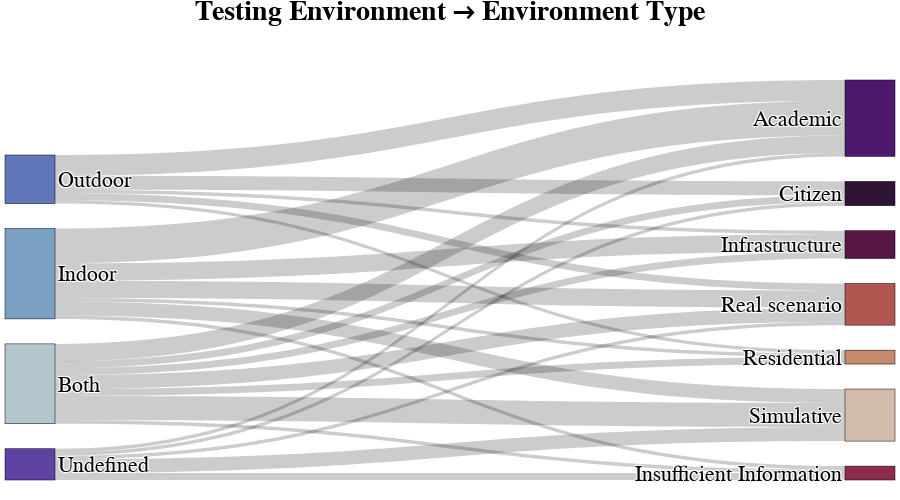

Source (notebook cell):
### Markdown cell above
## Sankey Diagram

### Code cell
# Count occurrences of (Testing Environment → Environment Type)
df_counts = df.groupby(["Testing Environment", "Environment Type"]).size().reset_index(name="Count")

# Modify Environment Type labels to differentiate from Testing Environment
df_counts["Environment Type"] = "Environment Type: " + df_counts["Environment Type"]  # Prefix to prevent merging

# Create unique category list
categories = pd.unique(pd.concat([df_counts["Testing Environment"], df_counts["Environment Type"]])).tolist()

# Map categories to numerical indices
category_map = {category: i for i, category in enumerate(categories)}

# Convert Testing Environment and Environment Type to indices
df_counts["Testing Environment"] = df_counts["Testing Environment"].map(category_map)
df_counts["Environment Type"] = df_counts["Environment Type"].map(category_map)

# Create the Sankey diagram
fig = go.Figure(go.Sankey(
    node=dict(
        pad=25,
        thickness=50,
        line=dict(color="black", width=0.5),
        label=[c.replace("Environment Type: ", "") for c in categories],  # Remove prefix in display
        color=sns.color_palette('twilight', n_colors=len(categories)).as_hex()
    ),
    link=dict(
        source=df_counts["Testing Environment"],
        target=df_counts["Environment Type"],
        value=df_counts["Count"]
    )
))

# Customize layout
fig.update_layout(
    title=dict(
        text="Testing Environment → Environment Type",
        font=dict(size=28, family="Arial", color="black", weight="bold"),
        x=0.5,
        y=1.0
    ),
    font=dict(size=22, family="Arial", color="black"),
    autosize=False,
    width=900,
    height=500,
    margin=dict(l=5, r=5, t=80, b=20)  # Remove extra margins
)

# Save PDF
fig.write_image("plots/testing_environment_sankey.pdf", scale=4)

print(df_counts)

# Show the Sankey diagram
fig.show()

### Figure 1 — Plotly figure (JSON) as saved in the notebook; plotly's stock layout.template omitted (floating-point values rounded to 4 significant figures)
{"data": [{"link": {"source": [0, 0, 0, 0, 0, 0, 0, 1, 1, 1, 1, 1, 1, 2, 2, 2, 2, 2, 3, 3, 3, 3, 3], "target": [4, 5, 6, 7, 8, 9, 10, 4, 6, 7, 8, 9, 10, 4, 5, 6, 8, 9, 4, 5, 7, 8, 10], "value": [5, 2, 2, 1, 4, 2, 7, 10, 5, 1, 5, 1, 4, 6, 4, 1, 2, 1, 1, 1, 2, 1, 4]}, "node": {"color": ["#b3c6ce", "#7ba1c2", "#6276ba", "#5e43a5", "#4e186f", "#2f1436", "#581647", "#8e2c50", "#b25652", "#c6896c", "#d4bcac"], "label": ["Both", "Indoor", "Outdoor", "Undefined", "Academic", "Citizen", "Infrastructure", "Insufficient Information", "Real scenario", "Residential", "Simulative"], "line": {"color": "black", "width": 0.5}, "pad": 25, "thickness": 50}, "type": "sankey"}], "layout": {"autosize": false, "font": {"color": "black", "family": "Arial", "size": 22}, "height": 500, "margin": {"b": 20, "l": 5, "r": 5, "t": 80}, "title": {"font": {"color": "black", "family": "Arial", "size": 28, "weight": "bold"}, "text": "Testing Environment → Environment Type", "x": 0.5, "y": 1}, "width": 900}}
